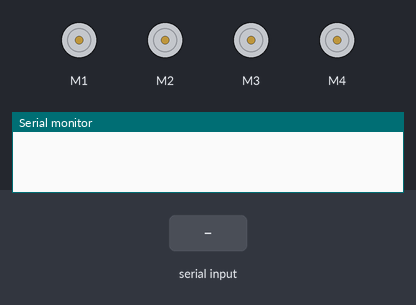
Recording of a sketch running on a simulated Arduino Uno, built with avr-gcc and run on an emulated ATmega328P. Parts: 4 × DC motor (green arrow = forward, orange = backward, longer = faster), the last lines printed to the serial monitor. The inputs (shaded band) are chosen by the test bench.

Above: at 1.2 s.
1.3 s: "F" received over Serial
At 1.6 s:
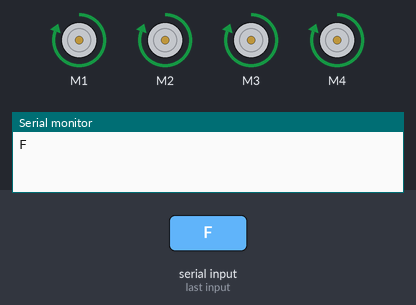
2.8 s: "B" received over Serial
At 3.9 s:
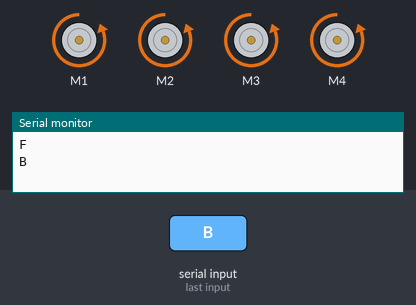
4.3 s: "L" received over Serial
At 5.1 s:
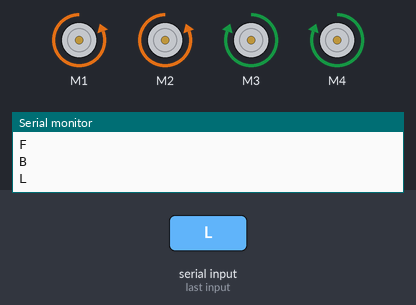
5.8 s: "R" received over Serial
At 6.2 s:
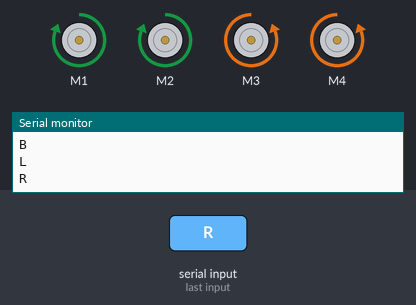
Timing chart, 0 to 8.3 s (numbered marks = the images above; inputs shaded):
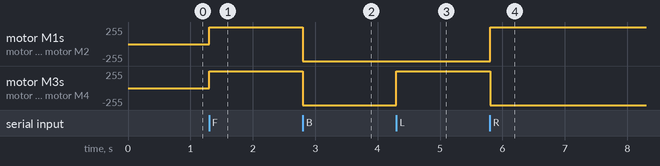

The sketch:

BLUETOOTH_CAR.ino
```cpp
#include <AFMotor.h>

//initial motors pin

  AF_DCMotor motor1(1);
  AF_DCMotor motor2(2);
  AF_DCMotor motor3(3);
  AF_DCMotor motor4(4);
  char command;

void setup()
{
  motor1.setSpeed(255);
  motor2.setSpeed(255);
  motor3.setSpeed(255);
  motor4.setSpeed(255);
  Serial.begin(9600);  //Set the baud rate to your Bluetooth module.
}

void loop(){
  if(Serial.available() > 0){
    command = Serial.read();
    Stop(); //initialize with motors stoped
    //switch statement takes user input and activates methods
    Serial.println(command);
    switch(command){
    case 'F':
      forward();
      //delay(1000);
      break;
    case 'B':
       back();
       //delay(1000);
      break;
    case 'L':
      left();
      //delay(1000);
      break;
    case 'R':
      right();
      //delay(1000);
      break;
    }
  }
}

//method to go forward
void forward()
{

  motor1.run(FORWARD);
  motor2.run(FORWARD);
  motor3.run(FORWARD);
  motor4.run(FORWARD);

}

//method to go backwards
void back()
{
  motor1.run(BACKWARD);
  motor2.run(BACKWARD);
  motor3.run(BACKWARD);
  motor4.run(BACKWARD);
}

//method to turn left
void left()
{
  motor1.run(BACKWARD);
  motor2.run(BACKWARD);
  motor3.run(FORWARD);
  motor4.run(FORWARD);

}

//method to turn right
void right()
{
  motor1.run(FORWARD);
  motor2.run(FORWARD);
  motor3.run(BACKWARD);
  motor4.run(BACKWARD);
}

//stops all motors
void Stop()
{
  motor1.run(RELEASE);
  motor2.run(RELEASE);
  motor3.run(RELEASE);
  motor4.run(RELEASE);
}
```

Measured:
- after the input at 1.3 s, motor M1–4: stopped → forward 255/255 at once
- after the input at 2.8 s, motor M1–4: forward 255/255 → backward 255/255 at once
- after the input at 4.3 s, motor M3, motor M4: backward 255/255 → forward 255/255 at once
- after the input at 5.8 s, motor M1, motor M2: backward 255/255 → forward 255/255 at once; motor M3, motor M4: forward 255/255 → backward 255/255 at once
